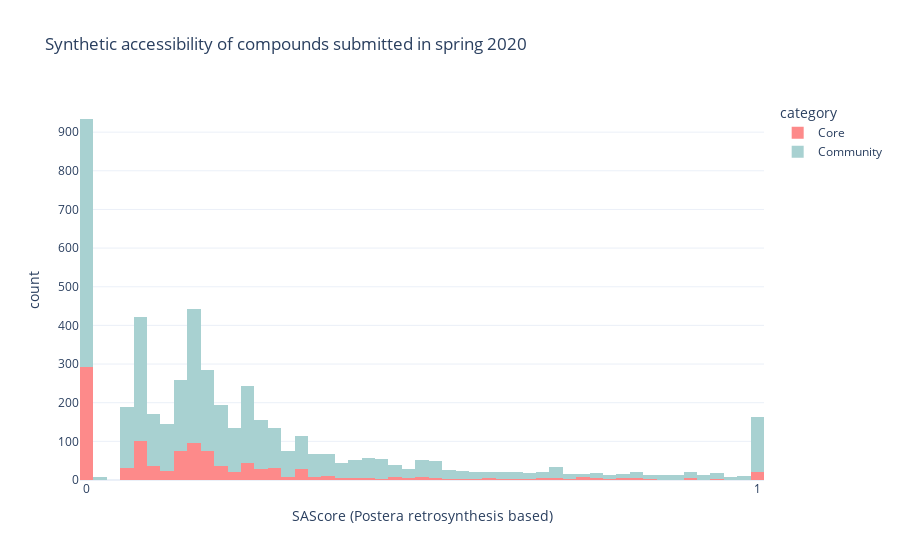

The notebook cell saved with this chart:
### Code cell
import plotly.express as px

fig = px.histogram(moonshot.loc[moonshot['quarter (submission)'] <= 2],
                   template="plotly_white",
                   color='category',
                   x='postera_SAScore',
                   title='Synthetic accessibility of compounds submitted in spring 2020',
                   color_discrete_map={'Core': '#FD8A8A', 'Community': '#A8D1D1', 'Prior SARS inhibitor': '#F1F7B5'}
                  )
fig.update_layout(xaxis=dict(title='SAScore (Postera retrosynthesis based)', dtick = 1),
                 )
fig.write_image("images/Q2-SA.jpg")
fig

### Figure 1 — Plotly figure (JSON) as saved in the notebook; plotly's stock layout.template omitted (floating-point values rounded to 4 significant figures; data arrays with more than 128 entries replaced by an {"elided": "..."} marker saying what was removed)
{"data": [{"alignmentgroup": "True", "bingroup": "x", "hovertemplate": "category=Core<br>postera_SAScore=%{x}<br>count=%{y}<extra></extra>", "legendgroup": "Core", "marker": {"color": "#FD8A8A", "pattern": {"shape": ""}}, "name": "Core", "offsetgroup": "Core", "orientation": "v", "showlegend": true, "type": "histogram", "x": {"elided": "1269 float values"}, "xaxis": "x", "yaxis": "y"}, {"alignmentgroup": "True", "bingroup": "x", "hovertemplate": "category=Community<br>postera_SAScore=%{x}<br>count=%{y}<extra></extra>", "legendgroup": "Community", "marker": {"color": "#A8D1D1", "pattern": {"shape": ""}}, "name": "Community", "offsetgroup": "Community", "orientation": "v", "showlegend": true, "type": "histogram", "x": {"elided": "4126 float values"}, "xaxis": "x", "yaxis": "y"}], "layout": {"autosize": true, "barmode": "relative", "legend": {"title": {"text": "category"}, "tracegroupgap": 0}, "title": {"text": "Synthetic accessibility of compounds submitted in spring 2020"}, "xaxis": {"anchor": "y", "autorange": true, "domain": [0, 1], "dtick": 1, "range": [-0.01, 1.01], "title": {"text": "SAScore (Postera retrosynthesis based)"}, "type": "linear"}, "yaxis": {"anchor": "x", "autorange": true, "domain": [0, 1], "range": [0, 983.2], "title": {"text": "count"}}}}
